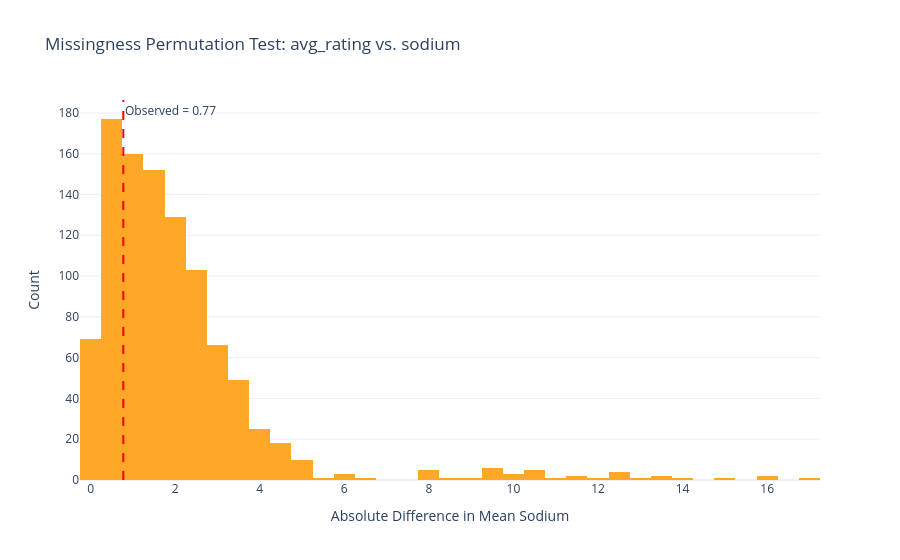

The notebook cell this image was saved under:
### Code cell
# Visualization: empirical distribution of permutation test for sodium
fig_sodium = px.histogram(
    x=perm_diffs_sodium,
    nbins=50,
    title='Missingness Permutation Test: avg_rating vs. sodium',
    labels={'x': 'Absolute Difference in Mean Sodium', 'y': 'Count'},
    color_discrete_sequence=['#FFA726']
)
fig_sodium.add_vline(
    x=observed_diff_sodium,
    line_dash='dash',
    line_color='red',
    annotation_text=f'Observed = {observed_diff_sodium:.2f}',
    annotation_position='top right'
)
fig_sodium.update_layout(
    xaxis_title='Absolute Difference in Mean Sodium',
    yaxis_title='Count',
    template='plotly_white',
    showlegend=False
)
fig_sodium.show()
fig_sodium.write_html('assets/missingness-sodium.html', include_plotlyjs='cdn')

### Figure 1 — Plotly figure (JSON) as saved in the notebook; plotly's stock layout.template omitted (floating-point values rounded to 4 significant figures; data arrays with more than 128 entries replaced by an {"elided": "..."} marker saying what was removed)
{"data": [{"bingroup": "x", "hovertemplate": "Absolute Difference in Mean Sodium=%{x}<br>count=%{y}<extra></extra>", "legendgroup": "", "marker": {"color": "#FFA726", "pattern": {"shape": ""}}, "name": "", "nbinsx": 50, "orientation": "v", "showlegend": false, "type": "histogram", "x": {"elided": "1000 float values"}, "xaxis": "x", "yaxis": "y"}], "layout": {"annotations": [{"showarrow": false, "text": "Observed = 0.77", "x": 0.7742, "xanchor": "left", "xref": "x", "y": 1, "yanchor": "top", "yref": "y domain"}], "barmode": "relative", "legend": {"tracegroupgap": 0}, "shapes": [{"line": {"color": "red", "dash": "dash"}, "type": "line", "x0": 0.7742, "x1": 0.7742, "xref": "x", "y0": 0, "y1": 1, "yref": "y domain"}], "showlegend": false, "title": {"text": "Missingness Permutation Test: avg_rating vs. sodium"}, "xaxis": {"anchor": "y", "domain": [0, 1], "title": {"text": "Absolute Difference in Mean Sodium"}}, "yaxis": {"anchor": "x", "domain": [0, 1], "title": {"text": "Count"}}}}
